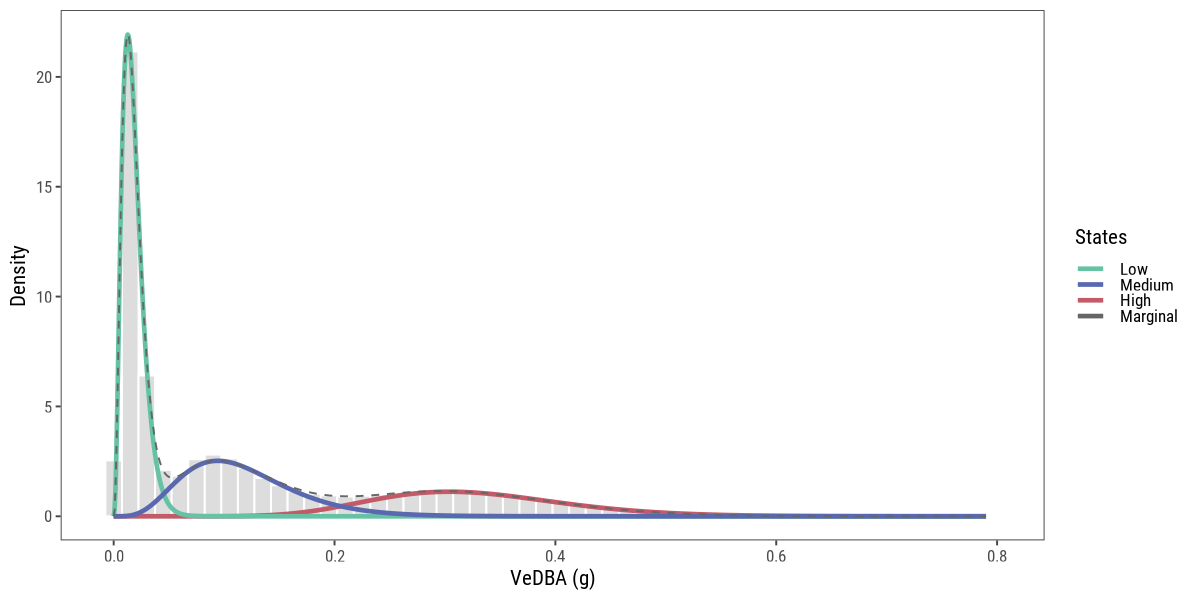

The script that saved this image:
library(patchwork)
require(egg)
library(dplyr)
library(showtext)
library(lubridate)
library(scales)
library(showtext)
library(momentuHMM)
library(momentuHMM)
source("utils/tuco_theme.R")
source("utils/sunriset.R")


# Read Data ---------------------------------------------------------------
tuco = readRDS("data/tuco_processed.rds")
tuco$season = dplyr::recode(tuco$season,
                            March = "Autumn",
                            July = "Winter",
                            October = "Spring",
                            February = "Summer")

levels(tuco$ID) = paste0("ID:", levels(tuco$ID))
tuco$ID = droplevels(tuco$ID)
sunriset_season = calc_sunriset(tuco)


# Extract Parameters from model object ------------------------------------
m2 = readRDS("HMM/m2.rds")
params = list()
params[["mean"]] = unname(m2$mle$vedba[1,])
params[["sd"]] = unname(m2$mle$vedba[2,])
params[["weight"]] = as.numeric(momentuHMM::timeInStates(m2)[1,])

# Plot Histogram + density curves. Gamma density curves are weighted by
# the time spent in each viterbi state sequence. 
# This is is accordance with what is done in the momentuHMM:::plot. I just wanted to plot things in ggplot2.

for(i in 0:3){
    x = seq(from = 0, to = round(max(tuco$vedba),2), length.out = 1000)
    d = data.frame(
        mapply(
            function(rate, shape, weight){
                dgamma(x, rate, shape) * weight
            },
            rate   = (params$mean/params$sd)^2,
            shape  = params$mean/(params$sd^2),
            weight = params$weight))
    
    if(i == 3){
        d = data.frame(d)
        names(d) = c("Low","Medium","High")
        d$Marginal = d$Low + d$Medium + d$High
        d$x = x
        d = tidyr::pivot_longer(d, 1:4, names_to = "state", values_to = "density")
    }
}

fig03 = ggplot(tuco, aes(x = vedba)) +
    geom_histogram(data = tuco, 
                   aes(x = vedba, y = ..density..), 
                   alpha = 0.2, 
                   binwidth = 0.015, 
                   color = "white") +
    scale_colour_manual(name = "States", values = c(tuco_pal[1:3], Marginal = "grey40")) +
    #theme_article() +
    xlab("VeDBA (g)") +
    ylab("Density") +
    geom_line(data = d[d$state != "Marginal",], aes(x = x, y = density, color = state), size = 1.2) +
    geom_line(data = d[d$state == "Marginal",], aes(x = x, y = density, color = state), size = 0.5, linetype = "dashed")


ggsave(filename = "plots/fig_03.png",
       plot = fig03,
       device = "png",
       dpi = 132,
       width = 1200,
       height = 600,
       units = "px",
       bg = "white")
